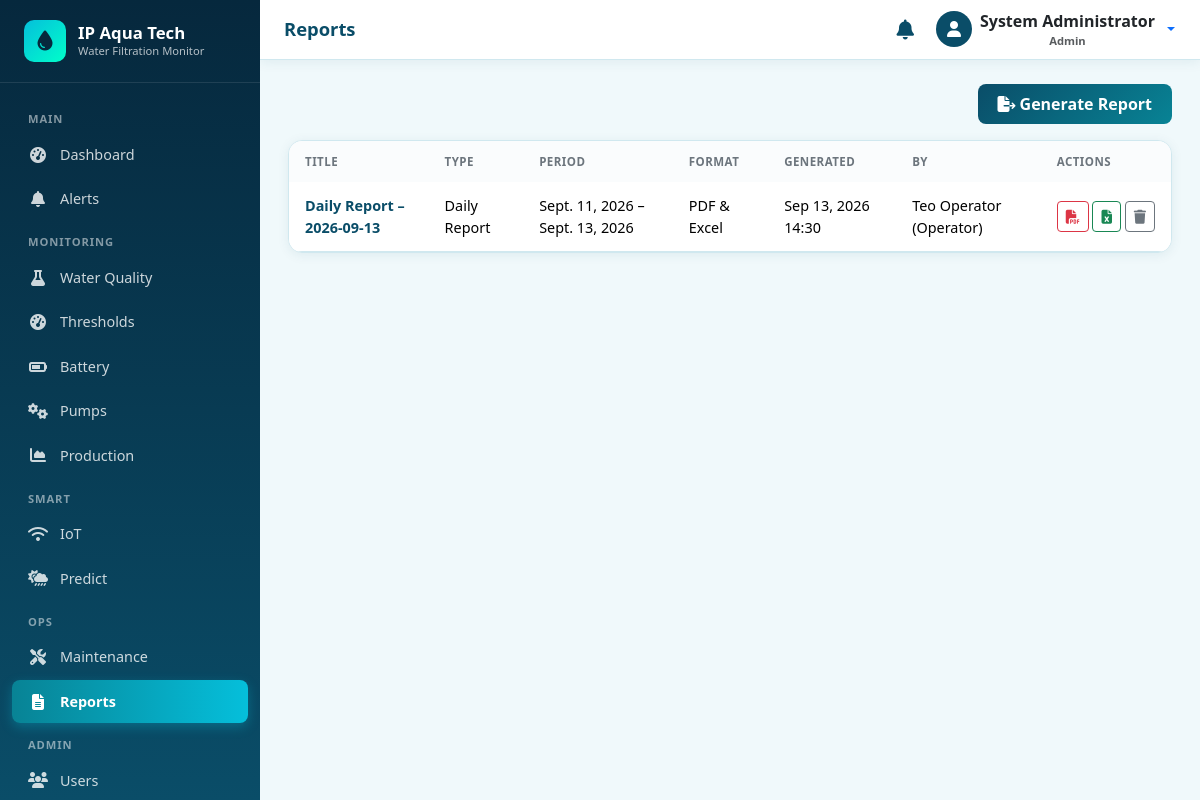
Page /reports/ (signed in) on the committed database.
### accounts/models.py (models this page shows, shortened)
class User(AbstractUser):
    class Role(models.TextChoices):
        ADMIN = 'ADMIN', 'Admin'
        OPERATOR = 'OPERATOR', 'Operator'
    role = models.CharField(
        max_length=20,
        choices=Role.choices,
        default=Role.OPERATOR,
        help_text='User role determining access level',
    )
    phone = models.CharField(max_length=20, blank=True)
    is_active = models.BooleanField(default=True)
    created_at = models.DateTimeField(auto_now_add=True)
    updated_at = models.DateTimeField(auto_now=True)
    class Meta:
        ordering = ['-date_joined']
        verbose_name = 'User'
        verbose_name_plural = 'Users'
    def __str__(self):
        return f'{self.get_full_name() or self.username} ({self.get_role_display()})'
    @property
    def is_admin_user(self):
        return self.role == self.Role.ADMIN or self.is_superuser

### reports/models.py (models this page shows, shortened)
class Report(models.Model):
    title = models.CharField(max_length=200)
    report_type = models.CharField(
        max_length=20,
        choices=ReportType.choices,
        default=ReportType.DAILY,
    )
    report_format = models.CharField(
        max_length=10,
        choices=ReportFormat.choices,
        default=ReportFormat.PDF,
    )
    start_date = models.DateField()
    end_date = models.DateField()
    file_path = models.CharField(max_length=500, blank=True)
    file_pdf = models.FileField(upload_to='reports/pdf/', blank=True, null=True)
    file_excel = models.FileField(upload_to='reports/excel/', blank=True, null=True)
    summary = models.TextField(blank=True)
    generated_by = models.ForeignKey(
        settings.AUTH_USER_MODEL,
        on_delete=models.SET_NULL,
        null=True,
        blank=True,
        related_name='generated_reports',
    )
    created_at = models.DateTimeField(auto_now_add=True)
    class Meta:
        ordering = ['-created_at']
        verbose_name = 'Report'
        verbose_name_plural = 'Reports'

### reports/views.py (the view)
# urls.py: path('', views.report_list, name='report_list'),
@login_required
def report_list(request):
    qs = Report.objects.select_related('generated_by').all()
    paginator = Paginator(qs, 12)
    page = paginator.get_page(request.GET.get('page'))
    return render(request, 'reports/report_list.html', {'page_obj': page})

### notifications/context_processors.py (called while the page is built)
def unread_notifications(request):
    if request.user.is_authenticated:
        count = Notification.objects.filter(
            is_read=False,
            is_resolved=False,
        ).filter(
            models_q(request.user)
        ).count()
        recent = Notification.objects.filter(
            is_resolved=False,
        ).filter(
            models_q(request.user)
        )[:5]
        return {
            'unread_notification_count': count,
            'recent_notifications': recent,
        }
    return {
        'unread_notification_count': 0,
        'recent_notifications': [],
    }

def models_q(user):
    from django.db.models import Q
    return Q(recipient__isnull=True) | Q(recipient=user)

### templates/reports/report_list.html (shortened to what this page needs)
{% extends 'base.html' %}
{% block page_title %}Reports{% endblock %}
{% block content %}
<div class="d-flex justify-content-end mb-3">
  <a href="{% url 'reports:report_generate' %}" class="btn btn-aqua"><i class="fas fa-file-export me-1"></i>Generate Report</a>
</div>
<div class="card card-aqua">
  <div class="card-body p-0">
    <div class="table-responsive">
      <table class="table table-aqua table-hover mb-0">
        <thead>
          <tr><th>Title</th><th>Type</th><th>Period</th><th>Format</th><th>Generated</th><th>By</th><th>Actions</th></tr>
        </thead>
        <tbody>
          {% for report in page_obj %}
          <tr>
            <td><a href="{% url 'reports:report_detail' report.pk %}" class="fw-semibold text-aqua text-decoration-none">{{ report.title }}</a></td>
            <td>{{ report.get_report_type_display }}</td>
            <td>{{ report.start_date }} – {{ report.end_date }}</td>
            <td>{{ report.get_report_format_display }}</td>
            <td>{{ report.created_at|date:"M d, Y H:i" }}</td>
            <td>{{ report.generated_by|default:"—" }}</td>
            <td class="text-nowrap">
              <a href="{% url 'reports:report_download_pdf' report.pk %}" class="btn btn-sm btn-outline-danger" title="PDF"><i class="fas fa-file-pdf"></i></a>
              <a href="{% url 'reports:report_download_excel' report.pk %}" class="btn btn-sm btn-outline-success" title="Excel"><i class="fas fa-file-excel"></i></a>
              <form method="post" action="{% url 'reports:report_delete' report.pk %}" class="d-inline" onsubmit="return confirm('Delete report?');">{% csrf_token %}
                <button class="btn btn-sm btn-outline-secondary"><i class="fas fa-trash"></i></button>
              </form>
            </td>
          </tr>
          {% empty %}
          <tr><td colspan="7" class="text-center text-muted py-4">No reports yet. Generate one to get started.</td></tr>
          {% endfor %}
        </tbody>
      </table>
    </div>
  </div>
</div>
{% endblock %}

### templates/base.html (shortened to what this page needs)
{% load static %}
<!DOCTYPE html>
<html lang="en">
<head>
  <link href="https://cdn.jsdelivr.net/npm/bootstrap@5.3.3/dist/css/bootstrap.min.css" rel="stylesheet">
  <link href="https://cdnjs.cloudflare.com/ajax/libs/font-awesome/6.5.1/css/all.min.css" rel="stylesheet">
  <link href="{% static 'css/style.css' %}" rel="stylesheet">
</head>
<body {% if chart_url %}data-chart-url="{{ chart_url }}"{% endif %} {% block body_attrs %}{% endblock %}>
  {% if user.is_authenticated %}
  {% include 'includes/sidebar.html' %}
  <div class="main-wrapper">
    <header class="topbar">
      <div class="d-flex align-items-center gap-3">
        <h1 class="page-title">{% block page_title %}Dashboard{% endblock %}</h1>
      </div>
      <div class="d-flex align-items-center gap-3">
        <a href="{% url 'notifications:notification_list' %}" class="btn btn-link text-aqua position-relative p-1">
          <i class="fas fa-bell fa-lg"></i>
        </a>
        <div class="dropdown">
          <button class="btn btn-link text-decoration-none dropdown-toggle d-flex align-items-center gap-2 p-0" type="button" data-bs-toggle="dropdown">
            <span class="rounded-circle bg-aqua d-inline-flex align-items-center justify-content-center text-white" style="width:36px;height:36px;background:var(--aqua-primary);">
              <i class="fas fa-user"></i>
            </span>
            <span class="d-none d-md-inline text-dark fw-semibold">
              {{ user.get_full_name|default:user.username }}
              <small class="d-block text-muted" style="font-size:0.7rem;">{{ user.get_role_display }}</small>
            </span>
          </button>
        </div>
      </div>
    </header>
    <div class="content-area">
      {% block content %}{% endblock %}
    </div>
  </div>
  {% else %}
    {% block auth_content %}{% endblock %}
  {% endif %}
</body>
</html>

### static/css/style.css (style rules this page uses)
:root { --aqua-primary: #0a4d68; --aqua-secondary: #088395; --aqua-accent: #05bfdb; --aqua-light: #00ffca; --aqua-bg: #f0f9fb; --aqua-sidebar: #06283d; --aqua-sidebar-hover: #0a4d68; --aqua-card: #ffffff; --status-normal: #198754; --status-warning: #ffc107; --status-critical: #dc3545; --status-info: #0dcaf0; --text-dark: #1a1a2e; --text-muted: #6c757d; --border-color: #d0e8ef; --sidebar-width: 260px; --topbar-height: 60px; --radius: 12px; --shadow: 0 2px 12px rgba(10, 77, 104, 0.08); --shadow-lg: 0 8px 30px rgba(10, 77, 104, 0.12); }
* { box-sizing: border-box; }
body { font-family: 'Segoe UI', system-ui, -apple-system, sans-serif; background: var(--aqua-bg); color: var(--text-dark); min-height: 100vh; overflow-x: hidden; }
.main-wrapper { margin-left: var(--sidebar-width); min-height: 100vh; transition: margin-left 0.3s ease; }
.topbar { height: var(--topbar-height); background: var(--aqua-card); border-bottom: 1px solid var(--border-color); display: flex; align-items: center; justify-content: space-between; padding: 0 1.5rem; position: sticky; top: 0; z-index: 1030; box-shadow: var(--shadow); }
.topbar .page-title { font-weight: 700; color: var(--aqua-primary); font-size: 1.15rem; margin: 0; }
.content-area { padding: 1.5rem 1.75rem 2.5rem; max-width: 1280px; }
.card-aqua { background: var(--aqua-card); border-radius: 14px; border: 1px solid var(--border-color); box-shadow: var(--shadow); overflow: hidden; }
.card-aqua .card-body { padding: 1.25rem 1.35rem; }
.card-aqua .table { margin-bottom: 0; }
.card-aqua .table thead th { font-size: 0.72rem; text-transform: uppercase; letter-spacing: 0.04em; color: var(--text-muted); font-weight: 700; border-bottom-width: 1px; white-space: nowrap; background: #fafcfd; padding: 0.75rem 1rem; }
.card-aqua .table td { vertical-align: middle; font-size: 0.9rem; padding: 0.8rem 1rem; }
.table-aqua { margin-bottom: 0; }
.table-aqua thead th { background: var(--aqua-primary); color: #fff; font-weight: 600; font-size: 0.85rem; border: none; padding: 0.75rem 1rem; white-space: nowrap; }
.table-aqua tbody td { padding: 0.75rem 1rem; vertical-align: middle; font-size: 0.9rem; border-color: var(--border-color); }
.btn-aqua { background: linear-gradient(135deg, var(--aqua-primary), var(--aqua-secondary)); color: #fff; border: none; border-radius: 8px; font-weight: 600; padding: 0.5rem 1.25rem; transition: all 0.2s ease; }
.text-aqua { color: var(--aqua-primary) !important; }
.fw-semibold { font-weight: 600; }

### rows in the picture
User: get_full_name "System Administrator", role "Admin"
Report: title "Daily Report – 2026-09-13", report_type "Daily Report", start_date "Sept. 11, 2026", end_date "Sept. 13, 2026", report_format "PDF & Excel", created_at "Sep 13, 2026 14:30", generated_by "Teo Operator (Operator)"
